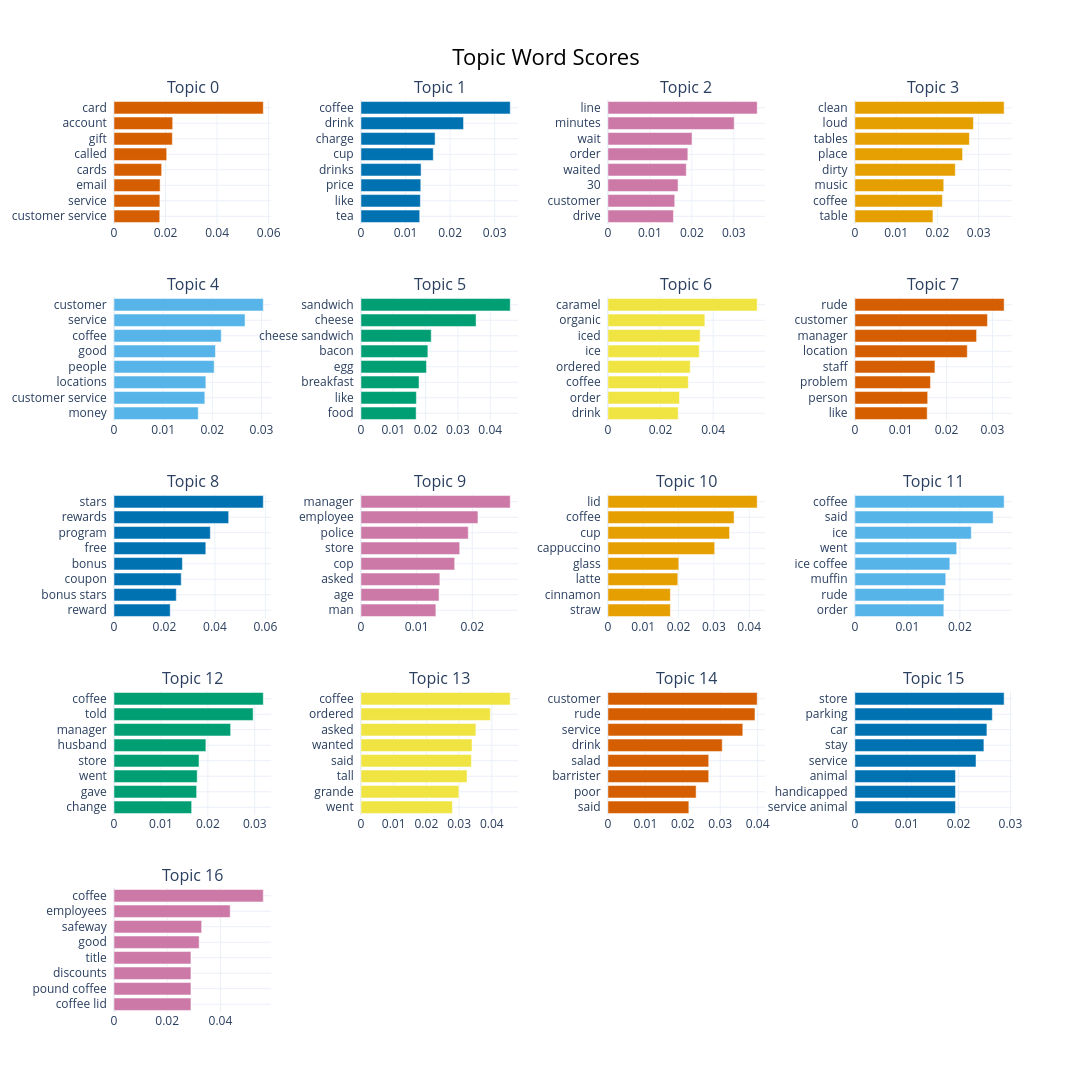

Notebook source saved alongside this figure:
### Code cell
fig = topic_model.visualize_barchart(top_n_topics=50, n_words=8, width=300)
fig.write_html(f'{model_name}/bertopic-topic-word-scores.html')
fig.show()

### Figure 1 — Plotly figure (JSON) as saved in the notebook; plotly's stock layout.template omitted (floating-point values rounded to 4 significant figures)
{"data": [{"marker": {"color": "#D55E00"}, "orientation": "h", "type": "bar", "x": [0.01775, 0.0178, 0.01789, 0.01849, 0.02044, 0.02263, 0.02276, 0.05792], "xaxis": "x", "y": ["customer service  ", "service  ", "email  ", "cards  ", "called  ", "gift  ", "account  ", "card  "], "yaxis": "y"}, {"marker": {"color": "#0072B2"}, "orientation": "h", "type": "bar", "x": [0.01318, 0.01333, 0.01342, 0.01349, 0.01622, 0.01663, 0.02301, 0.03349], "xaxis": "x2", "y": ["tea  ", "like  ", "price  ", "drinks  ", "cup  ", "charge  ", "drink  ", "coffee  "], "yaxis": "y2"}, {"marker": {"color": "#CC79A7"}, "orientation": "h", "type": "bar", "x": [0.01561, 0.01592, 0.01672, 0.01867, 0.01904, 0.02003, 0.03008, 0.03556], "xaxis": "x3", "y": ["drive  ", "customer  ", "30  ", "waited  ", "order  ", "wait  ", "minutes  ", "line  "], "yaxis": "y3"}, {"marker": {"color": "#E69F00"}, "orientation": "h", "type": "bar", "x": [0.01892, 0.0212, 0.02153, 0.02433, 0.0261, 0.02775, 0.02872, 0.03617], "xaxis": "x4", "y": ["table  ", "coffee  ", "music  ", "dirty  ", "place  ", "tables  ", "loud  ", "clean  "], "yaxis": "y4"}, {"marker": {"color": "#56B4E9"}, "orientation": "h", "type": "bar", "x": [0.01714, 0.01848, 0.01868, 0.02038, 0.02063, 0.02182, 0.02666, 0.03037], "xaxis": "x5", "y": ["money  ", "customer service  ", "locations  ", "people  ", "good  ", "coffee  ", "service  ", "customer  "], "yaxis": "y5"}, {"marker": {"color": "#009E73"}, "orientation": "h", "type": "bar", "x": [0.01707, 0.01715, 0.01797, 0.02027, 0.0207, 0.02174, 0.03561, 0.04618], "xaxis": "x6", "y": ["food  ", "like  ", "breakfast  ", "egg  ", "bacon  ", "cheese sandwich  ", "cheese  ", "sandwich  "], "yaxis": "y6"}, {"marker": {"color": "#F0E442"}, "orientation": "h", "type": "bar", "x": [0.02673, 0.02721, 0.03057, 0.0313, 0.03472, 0.03505, 0.03686, 0.05675], "xaxis": "x7", "y": ["drink  ", "order  ", "coffee  ", "ordered  ", "ice  ", "iced  ", "organic  ", "caramel  "], "yaxis": "y7"}, {"marker": {"color": "#D55E00"}, "orientation": "h", "type": "bar", "x": [0.01577, 0.01588, 0.01649, 0.01746, 0.02451, 0.02654, 0.02891, 0.03255], "xaxis": "x8", "y": ["like  ", "person  ", "problem  ", "staff  ", "location  ", "manager  ", "customer  ", "rude  "], "yaxis": "y8"}, {"marker": {"color": "#0072B2"}, "orientation": "h", "type": "bar", "x": [0.02227, 0.02469, 0.02664, 0.02711, 0.03639, 0.03817, 0.04545, 0.05917], "xaxis": "x9", "y": ["reward  ", "bonus stars  ", "coupon  ", "bonus  ", "free  ", "program  ", "rewards  ", "stars  "], "yaxis": "y9"}, {"marker": {"color": "#CC79A7"}, "orientation": "h", "type": "bar", "x": [0.01346, 0.01403, 0.01418, 0.01684, 0.01774, 0.01928, 0.02102, 0.02682], "xaxis": "x10", "y": ["man  ", "age  ", "asked  ", "cop  ", "store  ", "police  ", "employee  ", "manager  "], "yaxis": "y10"}, {"marker": {"color": "#E69F00"}, "orientation": "h", "type": "bar", "x": [0.01768, 0.01768, 0.01979, 0.02006, 0.03023, 0.03444, 0.03572, 0.04226], "xaxis": "x11", "y": ["straw  ", "cinnamon  ", "latte  ", "glass  ", "cappuccino  ", "cup  ", "coffee  ", "lid  "], "yaxis": "y11"}, {"marker": {"color": "#56B4E9"}, "orientation": "h", "type": "bar", "x": [0.01694, 0.017, 0.01731, 0.01809, 0.01939, 0.02217, 0.02634, 0.02842], "xaxis": "x12", "y": ["order  ", "rude  ", "muffin  ", "ice coffee  ", "went  ", "ice  ", "said  ", "coffee  "], "yaxis": "y12"}, {"marker": {"color": "#009E73"}, "orientation": "h", "type": "bar", "x": [0.01654, 0.01761, 0.01773, 0.01812, 0.01958, 0.02485, 0.02965, 0.03181], "xaxis": "x13", "y": ["change  ", "gave  ", "went  ", "store  ", "husband  ", "manager  ", "told  ", "coffee  "], "yaxis": "y13"}, {"marker": {"color": "#F0E442"}, "orientation": "h", "type": "bar", "x": [0.02794, 0.02994, 0.03243, 0.03375, 0.03395, 0.03513, 0.03954, 0.04563], "xaxis": "x14", "y": ["went  ", "grande  ", "tall  ", "said  ", "wanted  ", "asked  ", "ordered  ", "coffee  "], "yaxis": "y14"}, {"marker": {"color": "#D55E00"}, "orientation": "h", "type": "bar", "x": [0.02161, 0.02356, 0.02692, 0.02692, 0.03053, 0.03602, 0.03927, 0.03987], "xaxis": "x15", "y": ["said  ", "poor  ", "barrister  ", "salad  ", "drink  ", "service  ", "rude  ", "customer  "], "yaxis": "y15"}, {"marker": {"color": "#0072B2"}, "orientation": "h", "type": "bar", "x": [0.0194, 0.0194, 0.0194, 0.02336, 0.02488, 0.02547, 0.02651, 0.02879], "xaxis": "x16", "y": ["service animal  ", "handicapped  ", "animal  ", "service  ", "stay  ", "car  ", "parking  ", "store  "], "yaxis": "y16"}, {"marker": {"color": "#CC79A7"}, "orientation": "h", "type": "bar", "x": [0.02892, 0.02892, 0.02892, 0.02892, 0.03201, 0.03295, 0.04367, 0.05612], "xaxis": "x17", "y": ["coffee lid  ", "pound coffee  ", "discounts  ", "title  ", "good  ", "safeway  ", "employees  ", "coffee  "], "yaxis": "y17"}], "layout": {"annotations": [{"font": {"size": 16}, "showarrow": false, "text": "Topic 0", "x": 0.0875, "xanchor": "center", "xref": "paper", "y": 1.0, "yanchor": "bottom", "yref": "paper"}, {"font": {"size": 16}, "showarrow": false, "text": "Topic 1", "x": 0.3625, "xanchor": "center", "xref": "paper", "y": 1.0, "yanchor": "bottom", "yref": "paper"}, {"font": {"size": 16}, "showarrow": false, "text": "Topic 2", "x": 0.6375, "xanchor": "center", "xref": "paper", "y": 1.0, "yanchor": "bottom", "yref": "paper"}, {"font": {"size": 16}, "showarrow": false, "text": "Topic 3", "x": 0.9125, "xanchor": "center", "xref": "paper", "y": 1.0, "yanchor": "bottom", "yref": "paper"}, {"font": {"size": 16}, "showarrow": false, "text": "Topic 4", "x": 0.0875, "xanchor": "center", "xref": "paper", "y": 0.784, "yanchor": "bottom", "yref": "paper"}, {"font": {"size": 16}, "showarrow": false, "text": "Topic 5", "x": 0.3625, "xanchor": "center", "xref": "paper", "y": 0.784, "yanchor": "bottom", "yref": "paper"}, {"font": {"size": 16}, "showarrow": false, "text": "Topic 6", "x": 0.6375, "xanchor": "center", "xref": "paper", "y": 0.784, "yanchor": "bottom", "yref": "paper"}, {"font": {"size": 16}, "showarrow": false, "text": "Topic 7", "x": 0.9125, "xanchor": "center", "xref": "paper", "y": 0.784, "yanchor": "bottom", "yref": "paper"}, {"font": {"size": 16}, "showarrow": false, "text": "Topic 8", "x": 0.0875, "xanchor": "center", "xref": "paper", "y": 0.568, "yanchor": "bottom", "yref": "paper"}, {"font": {"size": 16}, "showarrow": false, "text": "Topic 9", "x": 0.3625, "xanchor": "center", "xref": "paper", "y": 0.568, "yanchor": "bottom", "yref": "paper"}, {"font": {"size": 16}, "showarrow": false, "text": "Topic 10", "x": 0.6375, "xanchor": "center", "xref": "paper", "y": 0.568, "yanchor": "bottom", "yref": "paper"}, {"font": {"size": 16}, "showarrow": false, "text": "Topic 11", "x": 0.9125, "xanchor": "center", "xref": "paper", "y": 0.568, "yanchor": "bottom", "yref": "paper"}, {"font": {"size": 16}, "showarrow": false, "text": "Topic 12", "x": 0.0875, "xanchor": "center", "xref": "paper", "y": 0.352, "yanchor": "bottom", "yref": "paper"}, {"font": {"size": 16}, "showarrow": false, "text": "Topic 13", "x": 0.3625, "xanchor": "center", "xref": "paper", "y": 0.352, "yanchor": "bottom", "yref": "paper"}, {"font": {"size": 16}, "showarrow": false, "text": "Topic 14", "x": 0.6375, "xanchor": "center", "xref": "paper", "y": 0.352, "yanchor": "bottom", "yref": "paper"}, {"font": {"size": 16}, "showarrow": false, "text": "Topic 15", "x": 0.9125, "xanchor": "center", "xref": "paper", "y": 0.352, "yanchor": "bottom", "yref": "paper"}, {"font": {"size": 16}, "showarrow": false, "text": "Topic 16", "x": 0.0875, "xanchor": "center", "xref": "paper", "y": 0.136, "yanchor": "bottom", "yref": "paper"}], "height": 1250, "hoverlabel": {"bgcolor": "white", "font": {"family": "Rockwell", "size": 16}}, "showlegend": false, "title": {"font": {"color": "Black", "size": 22}, "text": "Topic Word Scores", "x": 0.5, "xanchor": "center", "yanchor": "top"}, "width": 1200, "xaxis": {"anchor": "y", "domain": [0, 0.175], "showgrid": true}, "xaxis10": {"anchor": "y10", "domain": [0.275, 0.45], "showgrid": true}, "xaxis11": {"anchor": "y11", "domain": [0.55, 0.725], "showgrid": true}, "xaxis12": {"anchor": "y12", "domain": [0.825, 1], "showgrid": true}, "xaxis13": {"anchor": "y13", "domain": [0, 0.175], "showgrid": true}, "xaxis14": {"anchor": "y14", "domain": [0.275, 0.45], "showgrid": true}, "xaxis15": {"anchor": "y15", "domain": [0.55, 0.725], "showgrid": true}, "xaxis16": {"anchor": "y16", "domain": [0.825, 1], "showgrid": true}, "xaxis17": {"anchor": "y17", "domain": [0, 0.175], "showgrid": true}, "xaxis18": {"anchor": "y18", "domain": [0.275, 0.45], "showgrid": true}, "xaxis19": {"anchor": "y19", "domain": [0.55, 0.725], "showgrid": true}, "xaxis2": {"anchor": "y2", "domain": [0.275, 0.45], "showgrid": true}, "xaxis20": {"anchor": "y20", "domain": [0.825, 1], "showgrid": true}, "xaxis3": {"anchor": "y3", "domain": [0.55, 0.725], "showgrid": true}, "xaxis4": {"anchor": "y4", "domain": [0.825, 1], "showgrid": true}, "xaxis5": {"anchor": "y5", "domain": [0, 0.175], "showgrid": true}, "xaxis6": {"anchor": "y6", "domain": [0.275, 0.45], "showgrid": true}, "xaxis7": {"anchor": "y7", "domain": [0.55, 0.725], "showgrid": true}, "xaxis8": {"anchor": "y8", "domain": [0.825, 1], "showgrid": true}, "xaxis9": {"anchor": "y9", "domain": [0, 0.175], "showgrid": true}, "yaxis": {"anchor": "x", "domain": [0.864, 1.0], "showgrid": true}, "yaxis10": {"anchor": "x10", "domain": [0.432, 0.568], "showgrid": true}, "yaxis11": {"anchor": "x11", "domain": [0.432, 0.568], "showgrid": true}, "yaxis12": {"anchor": "x12", "domain": [0.432, 0.568], "showgrid": true}, "yaxis13": {"anchor": "x13", "domain": [0.216, 0.352], "showgrid": true}, "yaxis14": {"anchor": "x14", "domain": [0.216, 0.352], "showgrid": true}, "yaxis15": {"anchor": "x15", "domain": [0.216, 0.352], "showgrid": true}, "yaxis16": {"anchor": "x16", "domain": [0.216, 0.352], "showgrid": true}, "yaxis17": {"anchor": "x17", "domain": [0, 0.136], "showgrid": true}, "yaxis18": {"anchor": "x18", "domain": [0, 0.136], "showgrid": true}, "yaxis19": {"anchor": "x19", "domain": [0, 0.136], "showgrid": true}, "yaxis2": {"anchor": "x2", "domain": [0.864, 1.0], "showgrid": true}, "yaxis20": {"anchor": "x20", "domain": [0, 0.136], "showgrid": true}, "yaxis3": {"anchor": "x3", "domain": [0.864, 1.0], "showgrid": true}, "yaxis4": {"anchor": "x4", "domain": [0.864, 1.0], "showgrid": true}, "yaxis5": {"anchor": "x5", "domain": [0.648, 0.784], "showgrid": true}, "yaxis6": {"anchor": "x6", "domain": [0.648, 0.784], "showgrid": true}, "yaxis7": {"anchor": "x7", "domain": [0.648, 0.784], "showgrid": true}, "yaxis8": {"anchor": "x8", "domain": [0.648, 0.784], "showgrid": true}, "yaxis9": {"anchor": "x9", "domain": [0.432, 0.568], "showgrid": true}}}
